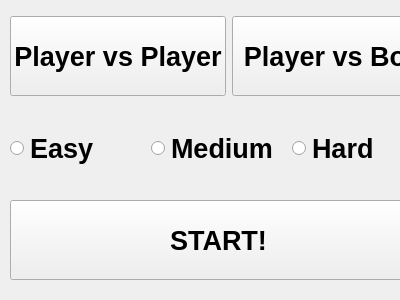
<?xml version="1.0" encoding="UTF-8"?>
<ui version="4.0">
 <class>startwindow</class>
 <widget class="QWidget" name="startwindow">
  <property name="geometry">
   <rect>
    <x>0</x>
    <y>0</y>
    <width>400</width>
    <height>300</height>
   </rect>
  </property>
  <property name="windowTitle">
   <string>Form</string>
  </property>
  <widget class="QWidget" name="verticalLayoutWidget">
   <property name="geometry">
    <rect>
     <x>10</x>
     <y>10</y>
     <width>417</width>
     <height>278</height>
    </rect>
   </property>
   <layout class="QVBoxLayout" name="verticalLayout">
    <item>
     <layout class="QHBoxLayout" name="horizontalLayout_2">
      <item>
       <widget class="QPushButton" name="PvPBtn">
        <property name="minimumSize">
         <size>
          <width>0</width>
          <height>80</height>
         </size>
        </property>
        <property name="font">
         <font>
          <family>Arial</family>
          <pointsize>20</pointsize>
          <weight>75</weight>
          <bold>true</bold>
         </font>
        </property>
        <property name="text">
         <string>Player vs Player</string>
        </property>
       </widget>
      </item>
      <item>
       <widget class="QPushButton" name="PvCBtn">
        <property name="minimumSize">
         <size>
          <width>0</width>
          <height>80</height>
         </size>
        </property>
        <property name="font">
         <font>
          <family>Arial</family>
          <pointsize>20</pointsize>
          <weight>75</weight>
          <bold>true</bold>
         </font>
        </property>
        <property name="text">
         <string>Player vs Bot</string>
        </property>
       </widget>
      </item>
     </layout>
    </item>
    <item>
     <layout class="QHBoxLayout" name="horizontalLayout">
      <item>
       <widget class="QRadioButton" name="easyBtn">
        <property name="minimumSize">
         <size>
          <width>0</width>
          <height>80</height>
         </size>
        </property>
        <property name="font">
         <font>
          <family>Arial</family>
          <pointsize>20</pointsize>
          <weight>75</weight>
          <bold>true</bold>
         </font>
        </property>
        <property name="text">
         <string>Easy</string>
        </property>
        <property name="iconSize">
         <size>
          <width>14</width>
          <height>14</height>
         </size>
        </property>
       </widget>
      </item>
      <item>
       <widget class="QRadioButton" name="medBtn">
        <property name="minimumSize">
         <size>
          <width>0</width>
          <height>80</height>
         </size>
        </property>
        <property name="font">
         <font>
          <family>Arial</family>
          <pointsize>20</pointsize>
          <weight>75</weight>
          <bold>true</bold>
         </font>
        </property>
        <property name="text">
         <string>Medium</string>
        </property>
       </widget>
      </item>
      <item>
       <widget class="QRadioButton" name="hardBtn">
        <property name="minimumSize">
         <size>
          <width>0</width>
          <height>80</height>
         </size>
        </property>
        <property name="font">
         <font>
          <family>Arial</family>
          <pointsize>20</pointsize>
          <weight>75</weight>
          <bold>true</bold>
         </font>
        </property>
        <property name="text">
         <string>Hard</string>
        </property>
       </widget>
      </item>
     </layout>
    </item>
    <item>
     <widget class="QPushButton" name="sttBtn">
      <property name="minimumSize">
       <size>
        <width>0</width>
        <height>80</height>
       </size>
      </property>
      <property name="font">
       <font>
        <family>Arial</family>
        <pointsize>20</pointsize>
        <weight>75</weight>
        <bold>true</bold>
       </font>
      </property>
      <property name="text">
       <string>START!</string>
      </property>
     </widget>
    </item>
   </layout>
  </widget>
 </widget>
 <resources/>
 <connections/>
</ui>
